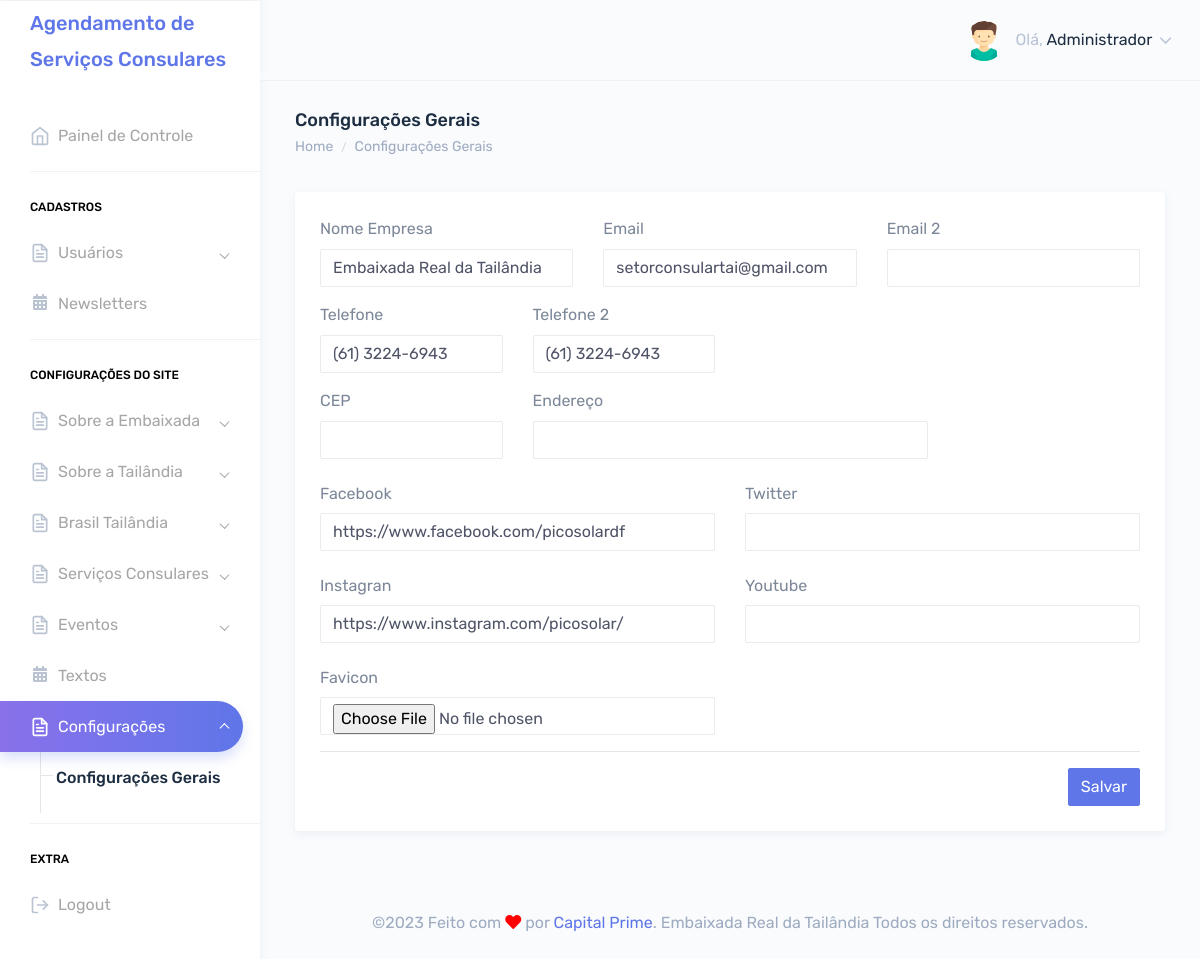
/painel/configuracoes.php (signed in), run on the app's committed database.
### tables this page shows
CREATE TABLE `tbl_usuarios` (
  `id` int(11) NOT NULL,
  `nome` varchar(250) DEFAULT NULL,
  `email` varchar(250) DEFAULT NULL,
  `telefone` varchar(250) DEFAULT NULL,
  `endereco` varchar(250) DEFAULT NULL,
  `cpf` varchar(100) DEFAULT NULL,
  `login` varchar(100) DEFAULT NULL,
  `senha` varchar(100) DEFAULT NULL,
  `foto` varchar(250) DEFAULT NULL,
  `id_cargo` int(11) DEFAULT NULL,
  `sexo` varchar(2) DEFAULT NULL,
  `perm_cad_usuario` varchar(2) DEFAULT NULL,
  `perm_relatorio` varchar(2) DEFAULT NULL,
  `perm_add_usuario` varchar(2) DEFAULT NULL,
  `perm_edit_usuario` varchar(2) DEFAULT NULL,
  `perm_del_usuario` varchar(2) DEFAULT NULL,
  `perm_cad_contato` varchar(2) DEFAULT NULL,
  `perm_edit_contato` varchar(2) DEFAULT NULL,
  `perm_del_contato` varchar(2) DEFAULT NULL,
  `perm_edit_contato_nf` varchar(3) DEFAULT NULL,
  `perm_pag_principal_rm` varchar(2) DEFAULT NULL,
  `perm_pag_principal_uc` varchar(2) DEFAULT NULL,
  `admin_geral` varchar(2) DEFAULT NULL,
  `data_frase` date DEFAULT NULL,
  `id_frase` int(11) DEFAULT NULL,
  `frase_lida` varchar(2) DEFAULT NULL
);

CREATE TABLE `tbl_config` (
  `id` int(11) NOT NULL,
  `id_campanha` int(11) DEFAULT NULL,
  `favicon` varchar(250) DEFAULT NULL,
  `facebook` varchar(250) DEFAULT NULL,
  `twitter` varchar(250) DEFAULT NULL,
  `instagram` varchar(250) DEFAULT NULL,
  `youtube` varchar(250) DEFAULT NULL,
  `linkedln` varchar(250) DEFAULT NULL,
  `nome_empresa` varchar(250) DEFAULT NULL,
  `endereco` varchar(250) DEFAULT NULL,
  `telefone1` varchar(40) DEFAULT NULL,
  `telefone2` varchar(40) DEFAULT NULL,
  `email1` varchar(250) DEFAULT NULL,
  `email2` varchar(250) DEFAULT NULL,
  `cep_loja` varchar(20) DEFAULT NULL,
  `merchant_id_cielo` varchar(250) DEFAULT NULL,
  `merchant_key_cielo` varchar(250) DEFAULT NULL
);

### painel/configuracoes.php (the view, shortened to what the rows shown need)
<?php
include "verifica.php";
$infoSistema->editar();
$editaConfig = $infoSistema->rsDados(1);
?>
<!DOCTYPE html>
<html dir="ltr" lang="pt-br">
<head>
    <link href="dist/css/style.css" rel="stylesheet">
</head>
<body>
    <div id="main-wrapper" data-theme="light" data-layout="vertical" data-navbarbg="skin6" data-sidebartype="full" data-sidebar-position="fixed" data-header-position="fixed" data-boxed-layout="full">
       <?php include "header.php";?>
        <div class="page-wrapper">
            <div class="container-fluid">
                <div class="row">
                    <div class="col-12">
                        <div class="card">
                            <div class="card-body">
                                <form method="POST" enctype="multipart/form-data">
                                    <div class="form-body">
                                        <div class="row">
                                            <div class="col-md-4">
                                                <div class="form-group">
                                                <label class="mr-sm-2" for="">Nome Empresa</label>
                                                    <input type="text" class="form-control" name="nome_empresa" value="<?php if(isset($editaConfig->nome_empresa) && !empty($editaConfig->nome_empresa)){ echo $editaConfig->nome_empresa;}?>" >
                                                </div>
                                            </div>
                                            <div class="col-md-4">
                                                <div class="form-group">
                                                <label class="mr-sm-2" for="">Email</label>
                                                    <input type="text" class="form-control" name="email1" value="<?php if(isset($editaConfig->email1) && !empty($editaConfig->email1)){ echo $editaConfig->email1;}?>" >
                                                </div>
                                            </div>
                                        </div>
                                        <div class="row">
                                            <div class="col-md-3">
                                                <div class="form-group">
                                                <label class="mr-sm-2" for="">Telefone</label>
                                                    <input type="text" class="form-control" name="telefone1" value="<?php if(isset($editaConfig->telefone1) && !empty($editaConfig->telefone1)){ echo $editaConfig->telefone1;}?>" >
                                                </div>
                                            </div>
                                            <div class="col-md-3">
                                                <div class="form-group">
                                                <label class="mr-sm-2" for="">Telefone 2</label>
                                                    <input type="text" class="form-control" name="telefone2" value="<?php if(isset($editaConfig->telefone2) && !empty($editaConfig->telefone2)){ echo $editaConfig->telefone2;}?>" >
                                                </div>
                                            </div>
                                        </div>
                                        <div class="form-group row">
                                            <div class="col-md-6 col-sm-12">
                                            <label  class="col-form-label">Facebook</label>
                                            <input class="form-control" type="text" name="facebook" value="<?php if(isset($editaConfig->facebook) && !empty($editaConfig->facebook)){ echo $editaConfig->facebook;}?>" />
                                            </div>
                                        </div>
                                        <div class="form-group row">
                                            <div class="col-md-6 col-sm-12">
                                            <label  class="col-form-label">Instagran</label>
                                            <input class="form-control" type="text" name="instagram" value="<?php if(isset($editaConfig->instagram) && !empty($editaConfig->instagram)){ echo $editaConfig->instagram;}?>" />
                                            </div>
                                        </div>
                                    </div>
                                </form>
                            </div>
                        </div>
                    </div>
                </div>
            </div>
        </div>
    </div>
</body>
</html>

### painel/header.php (shortened to what the rows shown need)
<header class="topbar" data-navbarbg="skin6">
            <nav class="navbar top-navbar navbar-expand-md">
                <div class="navbar-collapse collapse" id="navbarSupportedContent">
                    <ul class="navbar-nav float-right">
                        <li class="nav-item dropdown">
                            <a class="nav-link dropdown-toggle" href="javascript:void(0)" data-toggle="dropdown"
                                aria-haspopup="true" aria-expanded="false">
                                <span class="ml-2 d-none d-lg-inline-block"><span>Olá,</span> <span
                                        class="text-dark"><?php echo $dadosUsuarioLogado->nome;?></span> <i data-feather="chevron-down"
                                        class="svg-icon"></i></span>
                            </a>
                        </li>
                    </ul>
                </div>
            </nav>
        </header>

### data on the page
tbl_usuarios: nome "Administrador"
tbl_config: nome_empresa "Embaixada Real da Tailândia", email1 "setorconsulartai@gmail.com", telefone1 "(61) 3224-6943", telefone2 "(61) 3224-6943", facebook "https://www.facebook.com/picosolardf", instagram "https://www.instagram.com/picosolar/"

### other printed values
$lang['AGENDAMENTO_TITULO'] "Agendamento de Serviços Consulares"
$lang['PAINEL'] "Painel de Controle"
$lang['CADASTROS'] "CADASTROS"
$lang['USUARIOS'] "Usuários"
$lang['NEWSLETTERS'] "Newsletters"
$lang['CONFIGURACAO_SITE'] "CONFIGURAÇÕES DO SITE"
$lang['FEITO_POR'] "Feito com"
$lang['POR'] "por"
$lang['PARA_EMBAIXADA'] "Embaixada Real da Tailândia"
$lang['DIREITOS'] "Todos os direitos reservados"
